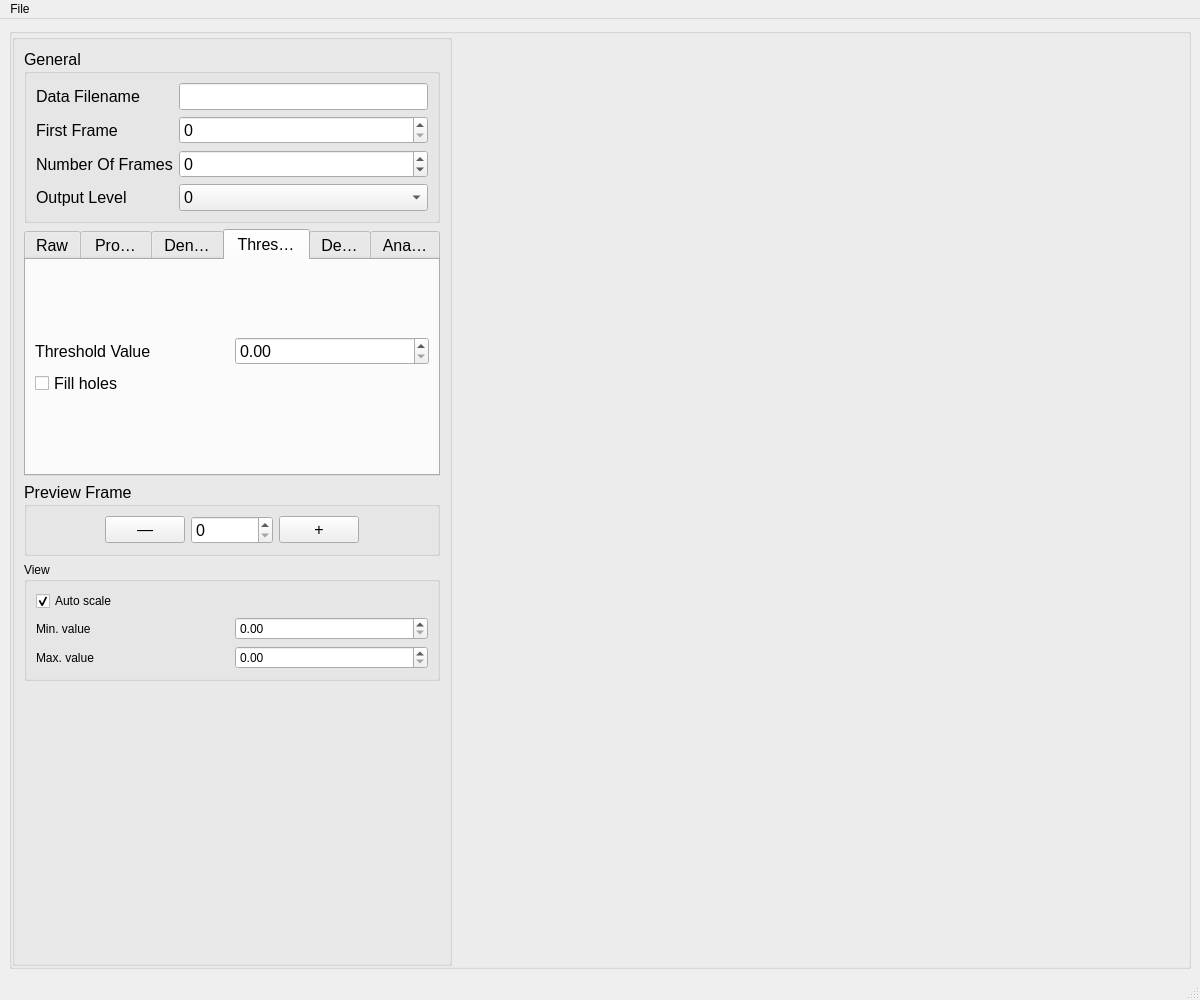
<?xml version="1.0" encoding="UTF-8"?>
<ui version="4.0">
 <class>MSIMainWindow</class>
 <widget class="QMainWindow" name="MSIMainWindow">
  <property name="geometry">
   <rect>
    <x>0</x>
    <y>0</y>
    <width>1200</width>
    <height>1000</height>
   </rect>
  </property>
  <property name="windowTitle">
   <string>MSI</string>
  </property>
  <widget class="QWidget" name="centralwidget">
   <property name="sizePolicy">
    <sizepolicy hsizetype="Expanding" vsizetype="Expanding">
     <horstretch>0</horstretch>
     <verstretch>0</verstretch>
    </sizepolicy>
   </property>
   <property name="maximumSize">
    <size>
     <width>16777215</width>
     <height>16777215</height>
    </size>
   </property>
   <layout class="QVBoxLayout" name="verticalLayout">
    <item>
     <widget class="QGroupBox" name="horizontalGroupBox">
      <property name="sizePolicy">
       <sizepolicy hsizetype="Preferred" vsizetype="Expanding">
        <horstretch>0</horstretch>
        <verstretch>0</verstretch>
       </sizepolicy>
      </property>
      <property name="maximumSize">
       <size>
        <width>16777215</width>
        <height>16777215</height>
       </size>
      </property>
      <layout class="QHBoxLayout" name="horizontalLayout">
       <property name="leftMargin">
        <number>0</number>
       </property>
       <property name="topMargin">
        <number>0</number>
       </property>
       <property name="rightMargin">
        <number>0</number>
       </property>
       <property name="bottomMargin">
        <number>0</number>
       </property>
       <item alignment="Qt::AlignLeft">
        <widget class="QGroupBox" name="leftGroupBox">
         <property name="sizePolicy">
          <sizepolicy hsizetype="Maximum" vsizetype="Expanding">
           <horstretch>0</horstretch>
           <verstretch>0</verstretch>
          </sizepolicy>
         </property>
         <property name="minimumSize">
          <size>
           <width>400</width>
           <height>0</height>
          </size>
         </property>
         <property name="maximumSize">
          <size>
           <width>16777215</width>
           <height>16777215</height>
          </size>
         </property>
         <property name="title">
          <string/>
         </property>
         <layout class="QVBoxLayout" name="verticalLayout_2">
          <item>
           <widget class="QGroupBox" name="groupBox_3">
            <property name="font">
             <font>
              <pointsize>12</pointsize>
             </font>
            </property>
            <property name="title">
             <string>General</string>
            </property>
            <layout class="QGridLayout" name="gridLayout_2">
             <item row="3" column="2">
              <widget class="QComboBox" name="outputLevelComboBox">
               <item>
                <property name="text">
                 <string>0</string>
                </property>
               </item>
               <item>
                <property name="text">
                 <string>1</string>
                </property>
               </item>
               <item>
                <property name="text">
                 <string>2</string>
                </property>
               </item>
               <item>
                <property name="text">
                 <string>3</string>
                </property>
               </item>
               <item>
                <property name="text">
                 <string>4</string>
                </property>
               </item>
               <item>
                <property name="text">
                 <string>5</string>
                </property>
               </item>
              </widget>
             </item>
             <item row="1" column="0">
              <widget class="QLabel" name="label_4">
               <property name="text">
                <string>First Frame</string>
               </property>
               <property name="margin">
                <number>5</number>
               </property>
               <property name="indent">
                <number>-1</number>
               </property>
              </widget>
             </item>
             <item row="1" column="2">
              <widget class="QSpinBox" name="i0SpinBox">
               <property name="maximum">
                <number>1000000</number>
               </property>
              </widget>
             </item>
             <item row="3" column="0">
              <widget class="QLabel" name="label_6">
               <property name="text">
                <string>Output Level</string>
               </property>
               <property name="margin">
                <number>5</number>
               </property>
               <property name="indent">
                <number>-1</number>
               </property>
              </widget>
             </item>
             <item row="2" column="0">
              <widget class="QLabel" name="label_5">
               <property name="text">
                <string>Number Of Frames</string>
               </property>
               <property name="margin">
                <number>5</number>
               </property>
               <property name="indent">
                <number>-1</number>
               </property>
              </widget>
             </item>
             <item row="2" column="2">
              <widget class="QSpinBox" name="nFramesSpinBox">
               <property name="minimum">
                <number>-1</number>
               </property>
               <property name="maximum">
                <number>1000000</number>
               </property>
              </widget>
             </item>
             <item row="0" column="2">
              <widget class="QLineEdit" name="dataFilenameLineEdit"/>
             </item>
             <item row="0" column="0">
              <widget class="QLabel" name="label_7">
               <property name="text">
                <string>Data Filename</string>
               </property>
               <property name="margin">
                <number>5</number>
               </property>
              </widget>
             </item>
            </layout>
           </widget>
          </item>
          <item>
           <widget class="QTabWidget" name="dataTypeTabWidget">
            <property name="sizePolicy">
             <sizepolicy hsizetype="Preferred" vsizetype="Preferred">
              <horstretch>0</horstretch>
              <verstretch>0</verstretch>
             </sizepolicy>
            </property>
            <property name="minimumSize">
             <size>
              <width>0</width>
              <height>0</height>
             </size>
            </property>
            <property name="maximumSize">
             <size>
              <width>16777215</width>
              <height>16777215</height>
             </size>
            </property>
            <property name="font">
             <font>
              <pointsize>12</pointsize>
             </font>
            </property>
            <property name="tabPosition">
             <enum>QTabWidget::North</enum>
            </property>
            <property name="tabShape">
             <enum>QTabWidget::Rounded</enum>
            </property>
            <property name="currentIndex">
             <number>3</number>
            </property>
            <property name="elideMode">
             <enum>Qt::ElideRight</enum>
            </property>
            <widget class="QWidget" name="raw">
             <attribute name="title">
              <string>Raw</string>
             </attribute>
             <layout class="QGridLayout" name="gridLayout">
              <item row="0" column="0">
               <widget class="QLabel" name="label_8">
                <property name="text">
                 <string>Data set name</string>
                </property>
                <property name="margin">
                 <number>5</number>
                </property>
                <property name="indent">
                 <number>-1</number>
                </property>
               </widget>
              </item>
              <item row="0" column="1" colspan="2">
               <widget class="QLineEdit" name="dataSetNameRawLineEdit">
                <property name="sizePolicy">
                 <sizepolicy hsizetype="Fixed" vsizetype="Fixed">
                  <horstretch>0</horstretch>
                  <verstretch>0</verstretch>
                 </sizepolicy>
                </property>
                <property name="minimumSize">
                 <size>
                  <width>150</width>
                  <height>0</height>
                 </size>
                </property>
                <property name="maximumSize">
                 <size>
                  <width>150</width>
                  <height>16777215</height>
                 </size>
                </property>
               </widget>
              </item>
              <item row="0" column="5" rowspan="2">
               <widget class="QWidget" name="widget_3" native="true">
                <layout class="QHBoxLayout" name="horizontalLayout_5">
                 <property name="leftMargin">
                  <number>0</number>
                 </property>
                 <property name="topMargin">
                  <number>0</number>
                 </property>
                 <property name="rightMargin">
                  <number>0</number>
                 </property>
                 <property name="bottomMargin">
                  <number>0</number>
                 </property>
                </layout>
               </widget>
              </item>
              <item row="1" column="0">
               <widget class="QLabel" name="label_11">
                <property name="text">
                 <string>X Range</string>
                </property>
                <property name="margin">
                 <number>5</number>
                </property>
                <property name="indent">
                 <number>-1</number>
                </property>
               </widget>
              </item>
              <item row="1" column="1">
               <widget class="QSpinBox" name="xMinSpinBox">
                <property name="maximum">
                 <number>10000</number>
                </property>
               </widget>
              </item>
              <item row="1" column="2">
               <widget class="QLabel" name="label_12">
                <property name="text">
                 <string>To</string>
                </property>
                <property name="margin">
                 <number>5</number>
                </property>
                <property name="indent">
                 <number>-1</number>
                </property>
               </widget>
              </item>
              <item row="1" column="3">
               <widget class="QSpinBox" name="xMaxSpinBox">
                <property name="maximum">
                 <number>10000</number>
                </property>
               </widget>
              </item>
              <item row="2" column="0">
               <widget class="QLabel" name="label_9">
                <property name="text">
                 <string>Y Range</string>
                </property>
                <property name="margin">
                 <number>5</number>
                </property>
                <property name="indent">
                 <number>-1</number>
                </property>
               </widget>
              </item>
              <item row="2" column="1">
               <widget class="QSpinBox" name="yMinSpinBox">
                <property name="maximum">
                 <number>10000</number>
                </property>
               </widget>
              </item>
              <item row="2" column="2">
               <widget class="QLabel" name="label_10">
                <property name="text">
                 <string>To</string>
                </property>
                <property name="margin">
                 <number>5</number>
                </property>
                <property name="indent">
                 <number>-1</number>
                </property>
               </widget>
              </item>
              <item row="2" column="3">
               <widget class="QSpinBox" name="yMaxSpinBox">
                <property name="maximum">
                 <number>10000</number>
                </property>
               </widget>
              </item>
              <item row="3" column="0">
               <widget class="QLabel" name="label_13">
                <property name="text">
                 <string>Saturation Level</string>
                </property>
                <property name="margin">
                 <number>5</number>
                </property>
                <property name="indent">
                 <number>-1</number>
                </property>
               </widget>
              </item>
              <item row="3" column="1">
               <widget class="QSpinBox" name="saturationLevelSpinBox">
                <property name="maximum">
                 <number>1000000</number>
                </property>
               </widget>
              </item>
              <item row="4" column="0" colspan="2">
               <widget class="QCheckBox" name="skipSaturatedCheckBox">
                <property name="mouseTracking">
                 <bool>false</bool>
                </property>
                <property name="layoutDirection">
                 <enum>Qt::LeftToRight</enum>
                </property>
                <property name="text">
                 <string>Skip Saturated Frames</string>
                </property>
               </widget>
              </item>
              <item row="4" column="4">
               <widget class="QWidget" name="widget_11" native="true">
                <layout class="QHBoxLayout" name="horizontalLayout_14"/>
               </widget>
              </item>
              <item row="5" column="0">
               <widget class="QLabel" name="label_3">
                <property name="text">
                 <string>Subtract Constant</string>
                </property>
                <property name="margin">
                 <number>5</number>
                </property>
                <property name="indent">
                 <number>-1</number>
                </property>
               </widget>
              </item>
              <item row="5" column="1">
               <widget class="QSpinBox" name="subtractConstRawSpinBox">
                <property name="maximum">
                 <number>100000</number>
                </property>
               </widget>
              </item>
             </layout>
            </widget>
            <widget class="QWidget" name="process">
             <attribute name="title">
              <string>Process</string>
             </attribute>
             <layout class="QGridLayout" name="gridLayout_4">
              <item row="1" column="2">
               <widget class="QSpinBox" name="subtractConstSpinBox">
                <property name="minimum">
                 <number>-100000</number>
                </property>
                <property name="maximum">
                 <number>100000</number>
                </property>
               </widget>
              </item>
              <item row="3" column="2">
               <widget class="QSpinBox" name="floorCutSpinBox">
                <property name="minimum">
                 <number>-100000</number>
                </property>
                <property name="maximum">
                 <number>100000</number>
                </property>
               </widget>
              </item>
              <item row="4" column="0" colspan="2">
               <widget class="QCheckBox" name="cmcXCheckBox">
                <property name="text">
                 <string>Common mode correction in X</string>
                </property>
               </widget>
              </item>
              <item row="5" column="0" colspan="2">
               <widget class="QCheckBox" name="cmcYCheckBox">
                <property name="text">
                 <string>Common mode correction in Y</string>
                </property>
               </widget>
              </item>
              <item row="1" column="0" colspan="2">
               <widget class="QLabel" name="label_16">
                <property name="text">
                 <string>Subtract Constant</string>
                </property>
                <property name="margin">
                 <number>5</number>
                </property>
                <property name="indent">
                 <number>-1</number>
                </property>
               </widget>
              </item>
              <item row="0" column="1">
               <widget class="QLineEdit" name="dataSetNameLineEdit">
                <property name="sizePolicy">
                 <sizepolicy hsizetype="Fixed" vsizetype="Fixed">
                  <horstretch>0</horstretch>
                  <verstretch>0</verstretch>
                 </sizepolicy>
                </property>
                <property name="minimumSize">
                 <size>
                  <width>150</width>
                  <height>0</height>
                 </size>
                </property>
                <property name="maximumSize">
                 <size>
                  <width>150</width>
                  <height>16777215</height>
                 </size>
                </property>
               </widget>
              </item>
              <item row="0" column="0">
               <widget class="QLabel" name="label_15">
                <property name="text">
                 <string>Data Set Name</string>
                </property>
                <property name="margin">
                 <number>5</number>
                </property>
                <property name="indent">
                 <number>-1</number>
                </property>
               </widget>
              </item>
              <item row="3" column="0">
               <widget class="QCheckBox" name="floorCutCheckBox">
                <property name="text">
                 <string>Floor Cut</string>
                </property>
               </widget>
              </item>
              <item row="3" column="1">
               <widget class="QLabel" name="label_17">
                <property name="text">
                 <string>Floor Cut Level</string>
                </property>
                <property name="margin">
                 <number>5</number>
                </property>
                <property name="indent">
                 <number>-1</number>
                </property>
               </widget>
              </item>
             </layout>
            </widget>
            <widget class="QWidget" name="denoise">
             <attribute name="title">
              <string>Denoise</string>
             </attribute>
             <layout class="QGridLayout" name="gridLayout_5">
              <item row="0" column="0">
               <widget class="QLabel" name="label_18">
                <property name="text">
                 <string>Denoise Method</string>
                </property>
                <property name="margin">
                 <number>5</number>
                </property>
                <property name="indent">
                 <number>-1</number>
                </property>
               </widget>
              </item>
              <item row="0" column="1">
               <widget class="QComboBox" name="methodComboBox">
                <item>
                 <property name="text">
                  <string>Gauss</string>
                 </property>
                </item>
                <item>
                 <property name="text">
                  <string>Gauss2</string>
                 </property>
                </item>
               </widget>
              </item>
              <item row="1" column="0">
               <widget class="QLabel" name="label_19">
                <property name="text">
                 <string>Sigma</string>
                </property>
                <property name="margin">
                 <number>5</number>
                </property>
                <property name="indent">
                 <number>-1</number>
                </property>
               </widget>
              </item>
              <item row="1" column="1">
               <widget class="QDoubleSpinBox" name="sigmaDoubleSpinBox">
                <property name="decimals">
                 <number>8</number>
                </property>
                <property name="singleStep">
                 <double>0.100000000000000</double>
                </property>
               </widget>
              </item>
             </layout>
            </widget>
            <widget class="QWidget" name="threshold">
             <attribute name="title">
              <string>Threshold</string>
             </attribute>
             <layout class="QGridLayout" name="gridLayout_3">
              <item row="0" column="0">
               <layout class="QGridLayout" name="gridLayout_9">
                <item row="0" column="0">
                 <widget class="QLabel" name="label_20">
                  <property name="text">
                   <string>Threshold Value</string>
                  </property>
                  <property name="margin">
                   <number>5</number>
                  </property>
                  <property name="indent">
                   <number>-1</number>
                  </property>
                 </widget>
                </item>
                <item row="0" column="1">
                 <widget class="QDoubleSpinBox" name="thresholdDoubleSpinBox">
                  <property name="decimals">
                   <number>2</number>
                  </property>
                  <property name="maximum">
                   <double>1000.000000000000000</double>
                  </property>
                  <property name="singleStep">
                   <double>1.000000000000000</double>
                  </property>
                 </widget>
                </item>
                <item row="1" column="0">
                 <widget class="QCheckBox" name="fillHolesCheckBox">
                  <property name="text">
                   <string>Fill holes</string>
                  </property>
                 </widget>
                </item>
               </layout>
              </item>
             </layout>
            </widget>
            <widget class="QWidget" name="detect">
             <attribute name="title">
              <string>Detect</string>
             </attribute>
             <layout class="QGridLayout" name="gridLayout_6">
              <item row="0" column="0">
               <widget class="QLabel" name="label_21">
                <property name="text">
                 <string>Minimum distance</string>
                </property>
                <property name="margin">
                 <number>5</number>
                </property>
                <property name="indent">
                 <number>-1</number>
                </property>
               </widget>
              </item>
              <item row="0" column="1" colspan="3">
               <widget class="QDoubleSpinBox" name="minDistDoubleSpinBox">
                <property name="decimals">
                 <number>2</number>
                </property>
                <property name="maximum">
                 <double>1000.000000000000000</double>
                </property>
                <property name="singleStep">
                 <double>1.000000000000000</double>
                </property>
               </widget>
              </item>
              <item row="1" column="0" colspan="2">
               <widget class="QLabel" name="label_22">
                <property name="text">
                 <string>Peak Centering Method</string>
                </property>
                <property name="margin">
                 <number>5</number>
                </property>
                <property name="indent">
                 <number>-1</number>
                </property>
               </widget>
              </item>
              <item row="1" column="2" colspan="2">
               <widget class="QComboBox" name="methodComboBox_2">
                <item>
                 <property name="text">
                  <string>Center to maximum</string>
                 </property>
                </item>
                <item>
                 <property name="text">
                  <string>Center of mass</string>
                 </property>
                </item>
               </widget>
              </item>
              <item row="2" column="0" colspan="3">
               <widget class="QLabel" name="label_14">
                <property name="text">
                 <string>Max. # Particles / Frame</string>
                </property>
                <property name="margin">
                 <number>5</number>
                </property>
                <property name="indent">
                 <number>-1</number>
                </property>
               </widget>
              </item>
              <item row="2" column="3">
               <widget class="QSpinBox" name="nParticlesMaxSpinBox">
                <property name="maximum">
                 <number>1000</number>
                </property>
               </widget>
              </item>
             </layout>
            </widget>
            <widget class="QWidget" name="analyse">
             <attribute name="title">
              <string>Analyse</string>
             </attribute>
             <layout class="QGridLayout" name="gridLayout_7">
              <item row="2" column="0">
               <widget class="QCheckBox" name="circleWindowCheckBox">
                <property name="mouseTracking">
                 <bool>false</bool>
                </property>
                <property name="layoutDirection">
                 <enum>Qt::LeftToRight</enum>
                </property>
                <property name="text">
                 <string>Circle Window</string>
                </property>
               </widget>
              </item>
              <item row="1" column="1">
               <widget class="QSpinBox" name="windowSizeSpinBox">
                <property name="maximum">
                 <number>10000</number>
                </property>
               </widget>
              </item>
              <item row="0" column="0">
               <widget class="QLabel" name="label_24">
                <property name="text">
                 <string>Integration Mode</string>
                </property>
                <property name="margin">
                 <number>5</number>
                </property>
                <property name="indent">
                 <number>-1</number>
                </property>
               </widget>
              </item>
              <item row="0" column="1">
               <widget class="QComboBox" name="modeComboBox">
                <item>
                 <property name="text">
                  <string>Windows</string>
                 </property>
                </item>
                <item>
                 <property name="text">
                  <string>Labels</string>
                 </property>
                </item>
               </widget>
              </item>
              <item row="1" column="0">
               <widget class="QLabel" name="label_23">
                <property name="text">
                 <string>Window Size</string>
                </property>
                <property name="margin">
                 <number>5</number>
                </property>
                <property name="indent">
                 <number>-1</number>
                </property>
               </widget>
              </item>
             </layout>
            </widget>
           </widget>
          </item>
          <item>
           <widget class="QGroupBox" name="groupBox">
            <property name="sizePolicy">
             <sizepolicy hsizetype="Expanding" vsizetype="Fixed">
              <horstretch>0</horstretch>
              <verstretch>0</verstretch>
             </sizepolicy>
            </property>
            <property name="font">
             <font>
              <pointsize>12</pointsize>
             </font>
            </property>
            <property name="title">
             <string>Preview Frame</string>
            </property>
            <layout class="QHBoxLayout" name="horizontalLayout_2">
             <item>
              <spacer name="horizontalSpacer">
               <property name="orientation">
                <enum>Qt::Horizontal</enum>
               </property>
               <property name="sizeHint" stdset="0">
                <size>
                 <width>40</width>
                 <height>20</height>
                </size>
               </property>
              </spacer>
             </item>
             <item>
              <widget class="QPushButton" name="previousPushButton">
               <property name="text">
                <string>—</string>
               </property>
              </widget>
             </item>
             <item>
              <widget class="QSpinBox" name="iFrameSpinBox">
               <property name="maximum">
                <number>1000000</number>
               </property>
              </widget>
             </item>
             <item>
              <widget class="QPushButton" name="nextPushButton">
               <property name="text">
                <string>+</string>
               </property>
              </widget>
             </item>
             <item>
              <spacer name="horizontalSpacer_2">
               <property name="orientation">
                <enum>Qt::Horizontal</enum>
               </property>
               <property name="sizeHint" stdset="0">
                <size>
                 <width>40</width>
                 <height>20</height>
                </size>
               </property>
              </spacer>
             </item>
            </layout>
           </widget>
          </item>
          <item>
           <widget class="QGroupBox" name="groupBox_2">
            <property name="minimumSize">
             <size>
              <width>0</width>
              <height>0</height>
             </size>
            </property>
            <property name="title">
             <string>View</string>
            </property>
            <layout class="QGridLayout" name="gridLayout_8">
             <item row="2" column="1">
              <widget class="QDoubleSpinBox" name="vMaxDoubleSpinBox">
               <property name="decimals">
                <number>2</number>
               </property>
               <property name="maximum">
                <double>100000.000000000000000</double>
               </property>
               <property name="singleStep">
                <double>1.000000000000000</double>
               </property>
              </widget>
             </item>
             <item row="1" column="1">
              <widget class="QDoubleSpinBox" name="vMinDoubleSpinBox">
               <property name="decimals">
                <number>2</number>
               </property>
               <property name="maximum">
                <double>1000.000000000000000</double>
               </property>
               <property name="singleStep">
                <double>1.000000000000000</double>
               </property>
              </widget>
             </item>
             <item row="2" column="0">
              <widget class="QLabel" name="label_2">
               <property name="text">
                <string>Max. value</string>
               </property>
              </widget>
             </item>
             <item row="1" column="0">
              <widget class="QLabel" name="label">
               <property name="text">
                <string>Min. value</string>
               </property>
              </widget>
             </item>
             <item row="0" column="0">
              <widget class="QCheckBox" name="autoScaleCheckBox">
               <property name="mouseTracking">
                <bool>false</bool>
               </property>
               <property name="layoutDirection">
                <enum>Qt::LeftToRight</enum>
               </property>
               <property name="text">
                <string>Auto scale</string>
               </property>
               <property name="checked">
                <bool>true</bool>
               </property>
              </widget>
             </item>
            </layout>
           </widget>
          </item>
          <item>
           <spacer name="verticalSpacer">
            <property name="orientation">
             <enum>Qt::Vertical</enum>
            </property>
            <property name="sizeHint" stdset="0">
             <size>
              <width>20</width>
              <height>40</height>
             </size>
            </property>
           </spacer>
          </item>
         </layout>
        </widget>
       </item>
      </layout>
     </widget>
    </item>
   </layout>
  </widget>
  <widget class="QMenuBar" name="menubar">
   <property name="geometry">
    <rect>
     <x>0</x>
     <y>0</y>
     <width>1200</width>
     <height>22</height>
    </rect>
   </property>
   <widget class="QMenu" name="menuFile">
    <property name="title">
     <string>File</string>
    </property>
    <addaction name="actionOpen"/>
    <addaction name="actionSave"/>
    <addaction name="actionSaveAs"/>
    <addaction name="separator"/>
    <addaction name="actionOpen_Data"/>
    <addaction name="separator"/>
    <addaction name="actionPreferences"/>
   </widget>
   <addaction name="menuFile"/>
  </widget>
  <widget class="QStatusBar" name="statusbar"/>
  <action name="actionOpen">
   <property name="text">
    <string>Open Config</string>
   </property>
  </action>
  <action name="actionSaveAs">
   <property name="text">
    <string>Save As...</string>
   </property>
  </action>
  <action name="actionSave">
   <property name="text">
    <string>Save Config</string>
   </property>
  </action>
  <action name="actionPreferences">
   <property name="text">
    <string>Preferences...</string>
   </property>
  </action>
  <action name="actionOpen_Data">
   <property name="text">
    <string>Open Data</string>
   </property>
  </action>
 </widget>
 <resources/>
 <connections/>
</ui>
